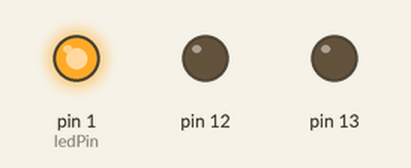
Recording of a sketch running on a simulated Arduino Uno, built with avr-gcc and run on an emulated ATmega328P. On the bench: output pins drawn as LEDs (lit = HIGH).

Above: at 0.02 s.
At 0.72 s:
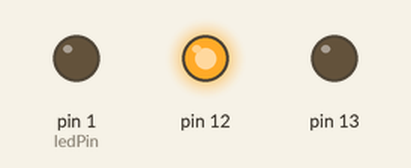
At 1.47 s:
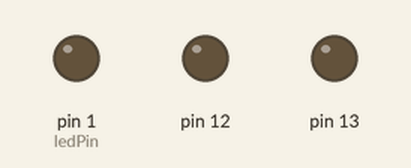
At 2.92 s:
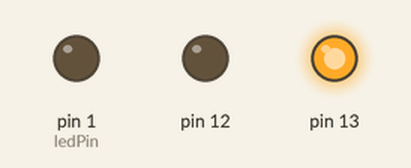
Timing chart, 0 to 3.2 s (numbered marks = the images above):
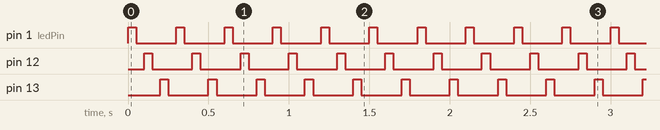

Measured:
- by itself, pin 1 (ledPin), pin 12, pin 13: alternates HIGH for 0.05 s and LOW for 0.25 s

The sketch:

sketch_jun21b.ino
```cpp
int ledPin=1;


void setup()
{
  changePin(1);
  changePin(12);
  changePin(13);
}

void loop()
{
connectPin(1);

connectPin(12);

connectPin(13);


}
void changePin(int pin)
{
  pinMode(pin, OUTPUT);
}
void connectPin(int pin)
{
  digitalWrite(pin, HIGH);
  delay(50);
  digitalWrite(pin, LOW);
  delay(50);
}
```
